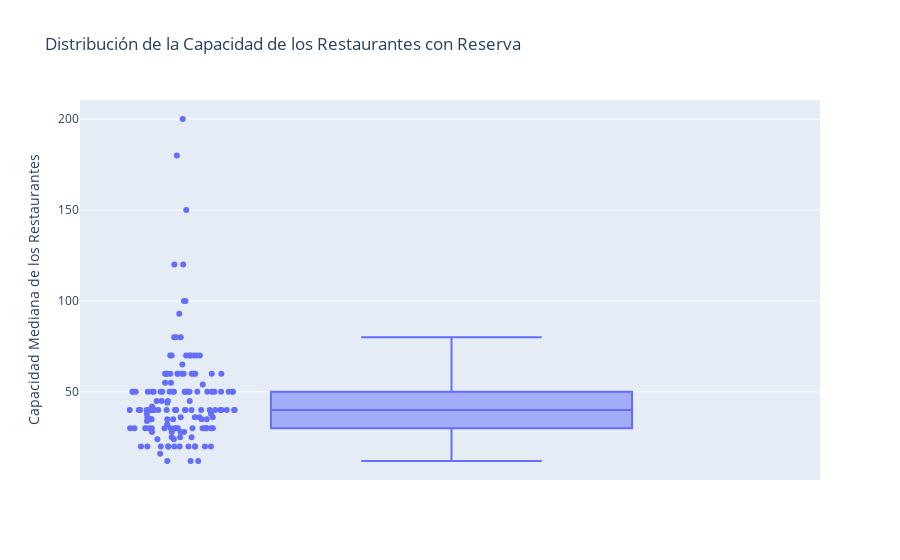

This figure's notebook cell:
### Markdown cell above
Tener un local que pueda rentar para la organización de eventos además de ser un restaurante puede ser una fuente luctrativa de ingresos por ello Alejandro antes de encontrar el lugar donde iba a poner su restaurante decidió investigar que capacidad media tienen los restaurantes que ofertan este servicio para buscar un local que cumpla con esas condiciones de espacios.

### Code cell
#Grafica que muestra la capacidad mediana de los restaurantes que aceptan reservacion :)

restaurantes_con_reserva = data2[data2["reservation"] == True]
capacidad_reserva= restaurantes_con_reserva["capacity"]
mediana_capacidad = round(bp.c_mediana(capacidad_reserva))
print(mediana_capacidad)

fig = px.box(
    restaurantes_con_reserva,
    y='capacity',
    title='Distribución de la Capacidad de los Restaurantes con Reserva',
    labels={'capacity': 'Capacidad Mediana de los Restaurantes'},
    points="all"
    
)

fig.show()

### Figure 1 — Plotly figure (JSON) as saved in the notebook; plotly's stock layout.template omitted (floating-point values rounded to 4 significant figures; data arrays with more than 128 entries replaced by an {"elided": "..."} marker saying what was removed)
{"data": [{"alignmentgroup": "True", "boxpoints": "all", "hovertemplate": "Capacidad Mediana de los Restaurantes=%{y}<extra></extra>", "legendgroup": "", "marker": {"color": "#636efa"}, "name": "", "notched": false, "offsetgroup": "", "orientation": "v", "showlegend": false, "type": "box", "x0": " ", "xaxis": "x", "y": {"elided": "150 int values"}, "y0": " ", "yaxis": "y"}], "layout": {"boxmode": "group", "legend": {"tracegroupgap": 0}, "title": {"text": "Distribución de la Capacidad de los Restaurantes con Reserva"}, "xaxis": {"anchor": "y", "domain": [0, 1]}, "yaxis": {"anchor": "x", "domain": [0, 1], "title": {"text": "Capacidad Mediana de los Restaurantes"}}}}
